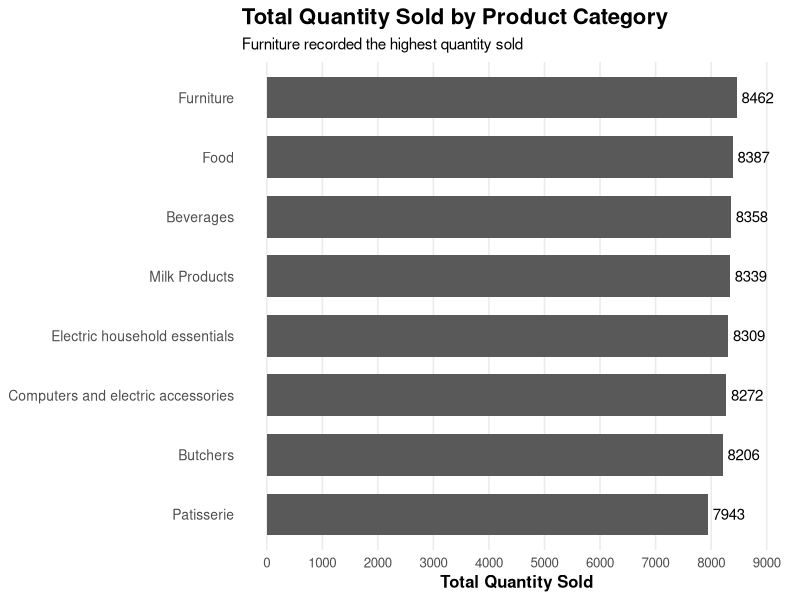
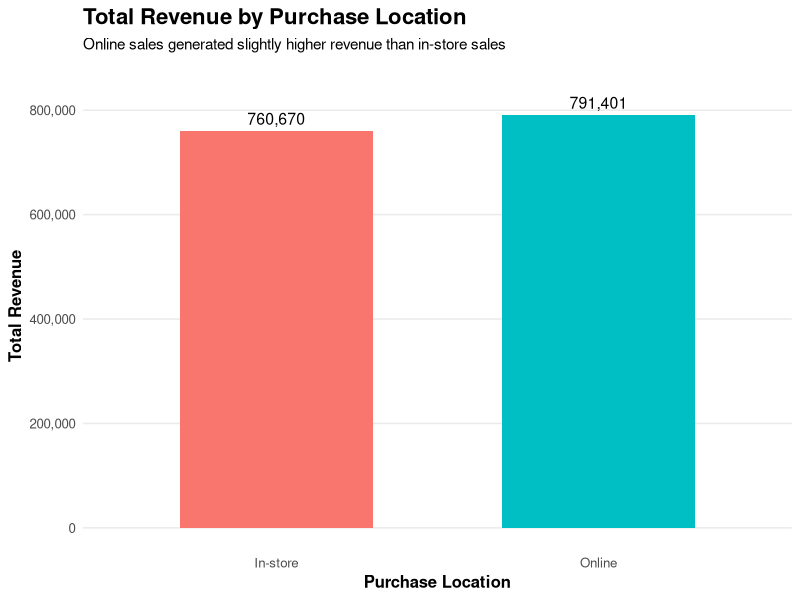
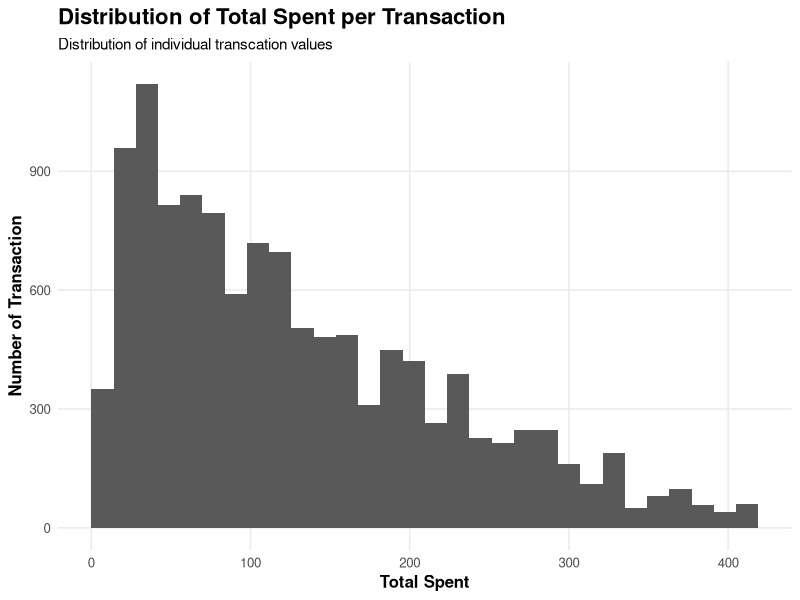
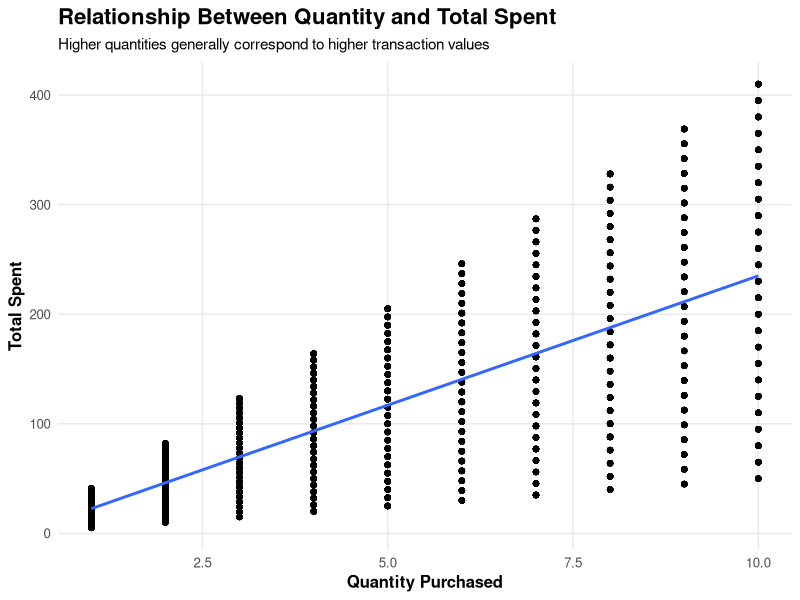
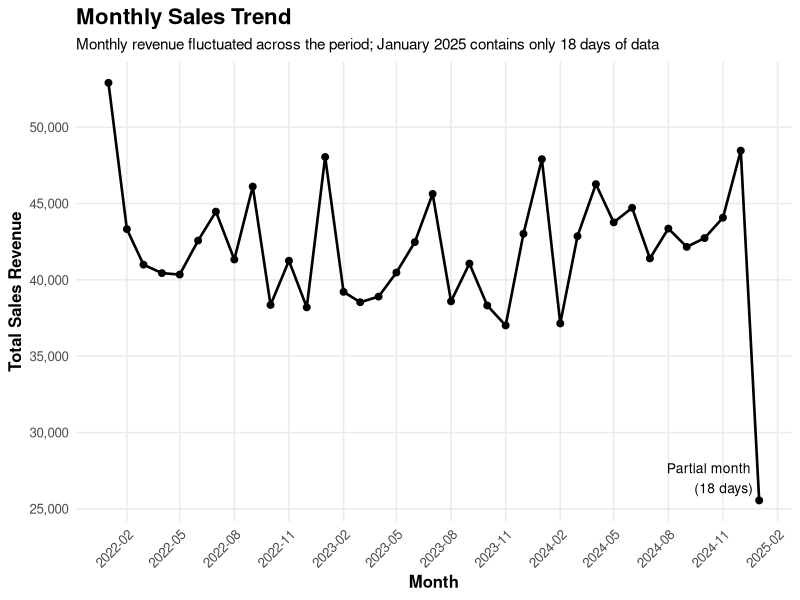
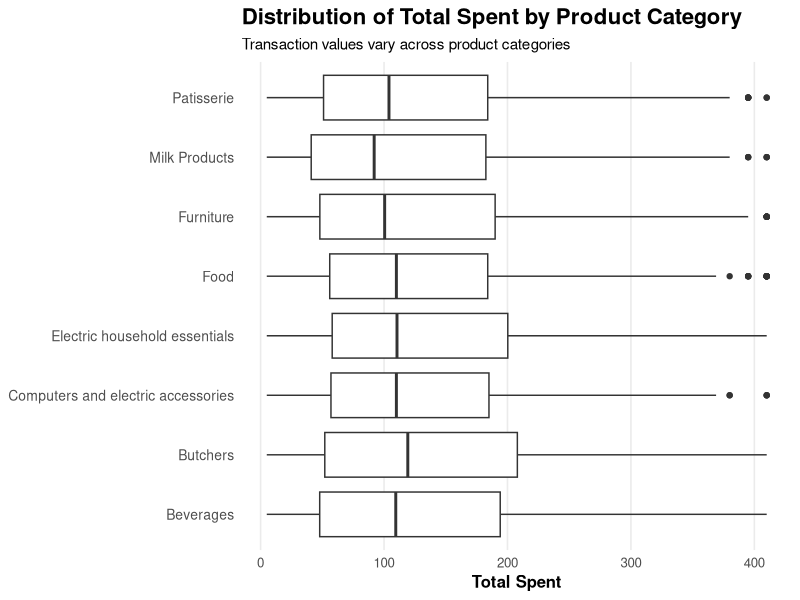
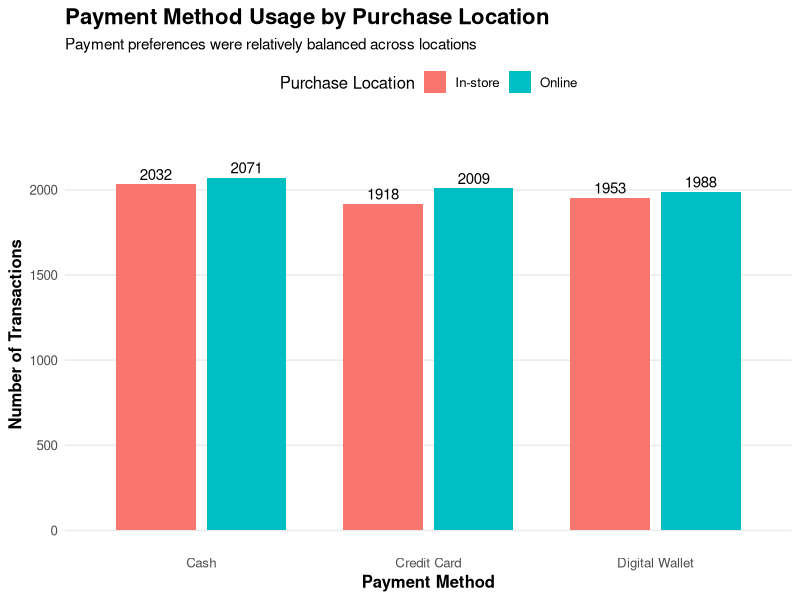
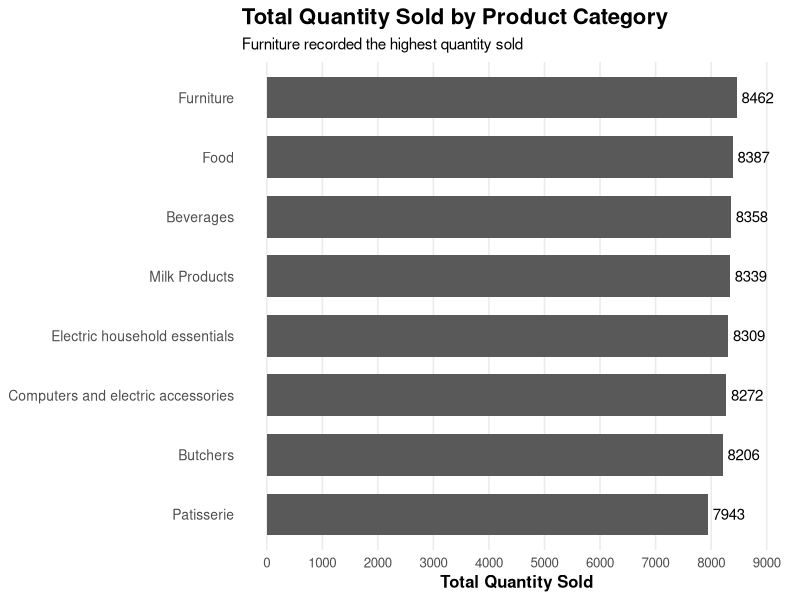

Reproduce these figures in R, in order.
# ============================================================
# TASK 2 - DATA VISUALIZATION
# Retail Store Sales Dataset
# ============================================================

# install libraries
# install.packages("ggplot2")
# load required libraries
library(tidyverse)
library(ggplot2)

# load cleaned dataset
clean_data <- read_csv(
    "cleaned_data/cleaned_retail_store_sales.csv"
)

dim(clean_data)
str(clean_data)

# convert the categorical variables to factors
clean_data$Category <- factor(
    clean_data$Category
)
clean_data$`Payment Method` <- factor(
    clean_data$`Payment Method`
)

clean_data$Location <- factor(clean_data$Location)

clean_data$`Discount Applied` <- factor(
    clean_data$`Discount Applied`
)

# verify
class(clean_data$Category)
class(clean_data$`Payment Method`)
class(clean_data$Location)
class(clean_data$`Discount Applied`)

# Visualization 1: Quantity Sold by Category.
# total Quantity sold for each Category
quantity_by_category <- aggregate(
    Quantity ~ Category,
    data = clean_data,
    FUN = sum
)

quantity_by_category <- quantity_by_category[
    order(-quantity_by_category$Quantity),
]

quantity_by_category

# Visualization 1 — Total Quantity Sold by Category
# Which product category has the highest total quantity sold?
quantity_category_plot <- ggplot(
    quantity_by_category,
    aes(
        x = reorder(Category, Quantity),
        y = Quantity
    )
) +
    geom_col(width = 0.7) +
    geom_text(
        aes(label = Quantity),
        hjust = -0.15,
        size = 3.8
    ) +
    coord_flip() +
    scale_y_continuous(
        breaks = seq(0, 9000, 1000)
    ) +
    labs(
        title = "Total Quantity Sold by Product Category",
        subtitle = "Furniture recorded the highest quantity sold",
        x = NULL,
        y = "Total Quantity Sold"
    ) +
    expand_limits(y = 9000) +
    theme_minimal(base_size = 12) +
    theme(
        panel.grid.major.y = element_blank(),
        panel.grid.minor = element_blank(),
        plot.title = element_text(face = "bold", size = 16),
        plot.subtitle = element_text(size = 11),
        axis.text.y = element_text(size = 10),
        axis.title.x = element_text(face = "bold")
    )

quantity_category_plot

# Visualization 2: Total Revenue by Location.
# Which purchase location generates more total revenue: Online or In-store?

revenue_by_location <- aggregate(
    `Total Spent` ~ Location,
    data = clean_data,
    FUN = sum
)

revenue_by_location


revenue_location_plot <- ggplot(
    revenue_by_location,
    aes(
        x = Location,
        y = `Total Spent`,
        fill = Location
    )
) +
    geom_col(
        width = 0.6,
        show.legend = FALSE
    ) +
    geom_text(
        aes(label = format(
            `Total Spent`,
            big.mark = ",",
            scientific = FALSE
        )),
        vjust = -0.5,
        size = 4
    ) +
    scale_y_continuous(
        labels = scales::comma,
        limits = c(0, 850000)
    ) +
    labs(
        title = "Total Revenue by Purchase Location",
        subtitle = "Online sales generated slightly higher revenue than in-store sales",
        x = "Purchase Location",
        y = "Total Revenue"
    ) +
    theme_minimal(base_size = 12) +
    theme(
        panel.grid.major.x = element_blank(),
        panel.grid.minor = element_blank(),
        plot.title = element_text(
            face = "bold",
            size = 16
        ),
        plot.subtitle = element_text(size = 11),
        axis.title = element_text(face = "bold")
    )

revenue_location_plot

# Visualization 3 — Distribution of Total Spent

# We'll use a histogram to answer:

# What does the distribution of transaction spending look like?

total_spent_histogram <- ggplot(
    clean_data,
    aes(x = `Total Spent`)
)+
    geom_histogram(
        bins = 30,
        boundary = 0
    ) +
    labs(
        title = "Distribution of Total Spent per Transaction",
        subtitle = "Distribution of individual transcation values",
        x = "Total Spent",
        y = "Number of Transaction"
    ) +
    theme_minimal(base_size = 12) +
    theme(
        panel.grid.minor = element_blank(),
        plot.title = element_text(
            face = "bold",
            size = 16
        ),
        plot.subtitle = element_text(size = 11),
        axis.title = element_text(face = "bold")
    )

total_spent_histogram

# Visualization 4 — Quantity vs Total Spent
# Question

# Does purchasing a larger quantity generally lead to a higher Total Spent?

quantity_spent_plot <- ggplot(
    clean_data,
    aes(
        x = Quantity,
        y = `Total Spent`
    )
) +
    geom_point(
        alpha = 0.35,
        size = 1.5
    ) + 
    geom_smooth(
        method = "lm",
        se = FALSE
    ) +
    labs(
        title = "Relationship Between Quantity and Total Spent",
        subtitle = "Higher quantities generally correspond to higher transaction values",
        x = "Quantity Purchased",
        y = "Total Spent"
    ) +
    theme_minimal(base_size = 12) +
    theme(
        panel.grid.minor = element_blank(),
        plot.title = element_text(
            face = "bold",
            size = 16
        ),
        plot.subtitle = element_text(size = 11),
        axis.title = element_text(face = "bold")
    )

quantity_spent_plot

# Visualization 5 — Monthly Sales Trend in ggplot2.
# How does total sales revenue change over time?
monthly_sales <- aggregate(
    `Total Spent` ~ Year_Month,
    data = clean_data,
    FUN = sum
)

monthly_sales$Month_Date <- as.Date(
    paste0(monthly_sales$Year_Month, "-01")
)


# plot
monthly_sales_plot <- ggplot(
    monthly_sales,
    aes(
        x = Month_Date,
        y = `Total Spent`
    )
) +
    geom_line(
        linewidth = 0.9
    ) +
    geom_point(
        size = 2
    ) +
    annotate(
    "text",
    x = as.Date("2025-01-01"),
    y = 27000,
    label = "Partial month\n(18 days)",
    hjust = 1.1,
    size = 3.5
    ) +
    scale_x_date(
        date_breaks = "3 months",
        date_labels = "%Y-%m"
    ) +
    scale_y_continuous(
        labels = scales::comma
    ) +
    labs(
        title = "Monthly Sales Trend",
        subtitle = "Monthly revenue fluctuated across the period; January 2025 contains only 18 days of data",
        x = "Month",
        y = "Total Sales Revenue"
    ) +
    theme_minimal(base_size = 12) +
    theme(
        panel.grid.minor = element_blank(),
        plot.title = element_text(
            face = "bold",
            size = 16
        ),
        plot.subtitle = element_text(size = 11),
        axis.title = element_text(face = "bold"),
        axis.text.x = element_text(
            angle = 45,
            hjust = 1
        )
    )

monthly_sales_plot

# Visualization 6 — Total Spent by Product Category
# How does transaction spending vary across product categories?

category_spending_plot <- ggplot(
    clean_data,
    aes(
        x = Category,
        y = `Total Spent`
    )
) +
    geom_boxplot() +
    coord_flip() +
    labs(
        title = "Distribution of Total Spent by Product Category",
        subtitle = "Transaction values vary across product categories",
        x = NULL,
        y = "Total Spent"
    ) +
    theme_minimal(base_size = 12) +
    theme(
        panel.grid.major.y = element_blank(),
        panel.grid.minor = element_blank(),
        plot.title = element_text(
            face = "bold",
            size = 16
        ),
        plot.subtitle = element_text(size = 11),
        axis.text.y = element_text(size = 10),
        axis.title.x = element_text(face = "bold")
    )

category_spending_plot

# Visualization 7
# Does payment-method usage differ between Online and In-store purchases

payment_location <- as.data.frame(
    table(
        clean_data$Location,
        clean_data$`Payment Method`
    )
)

names(payment_location) <- c(
    "Location",
    "Payment_Method",
    "Count"
)

payment_location

# plot
payment_location_plot <- ggplot(
    payment_location,
    aes(
        x = Payment_Method,
        y = Count,
        fill = Location
    )
) +
    geom_col(
        position = position_dodge(width = 0.8),
        width = 0.7
    ) +
    geom_text(
        aes(label = Count),
        position = position_dodge(width = 0.8),
        vjust = -0.4,
        size = 3.8
    ) +
    scale_y_continuous(
        limits = c(0, 2300),
        breaks = seq(0, 2000, 500)
    ) +
    labs(
        title = "Payment Method Usage by Purchase Location",
        subtitle = "Payment preferences were relatively balanced across locations",
        x = "Payment Method",
        y = "Number of Transactions",
        fill = "Purchase Location"
    ) +
    theme_minimal(base_size = 12) +
    theme(
        panel.grid.major.x = element_blank(),
        panel.grid.minor = element_blank(),
        plot.title = element_text(
            face = "bold",
            size = 16
        ),
        plot.subtitle = element_text(size = 11),
        axis.title = element_text(face = "bold"),
        legend.position = "top"
    )

payment_location_plot


# save the plot graphs in the folder called plots
ggsave(
    "plots/01_quantity_by_category.png",
    plot = quantity_category_plot,
    width = 10,
    height = 6,
    dpi = 300
)

ggsave(
    "plots/02_revenue_by_location.png",
    plot = revenue_location_plot,
    width = 8,
    height = 6,
    dpi = 300
)

ggsave(
    "plots/03_total_spent_histogram.png",
    plot = total_spent_histogram,
    width = 9,
    height = 6,
    dpi = 300
)

ggsave(
    "plots/04_quantity_vs_total_spent.png",
    plot = quantity_spent_plot,
    width = 9,
    height = 6,
    dpi = 300
)

ggsave(
    "plots/05_monthly_sales_trend.png",
    plot = monthly_sales_plot,
    width = 10,
    height = 6,
    dpi = 300
)

ggsave(
    "plots/06_total_spent_by_category_boxplot.png",
    plot = category_spending_plot,
    width = 10,
    height = 6,
    dpi = 300
)

ggsave(
    "plots/07_payment_method_by_location.png",
    plot = payment_location_plot,
    width = 9,
    height = 6,
    dpi = 300
)

# check
list.files("plots")
